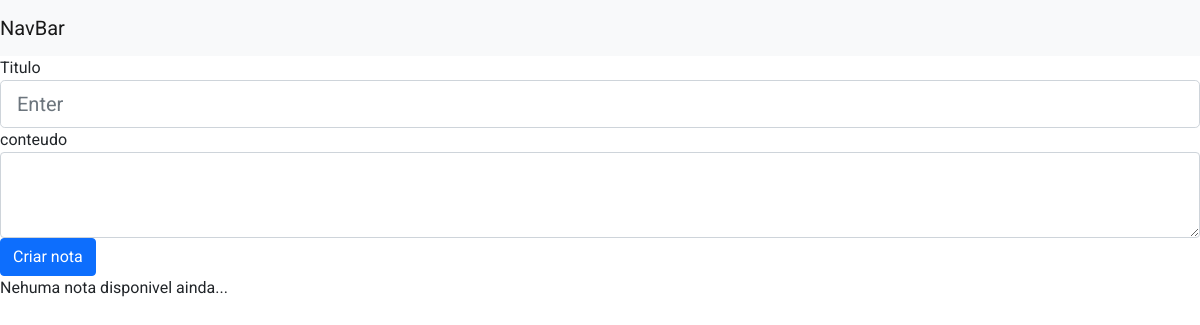
Page /app_notas/ on the earlier database version.
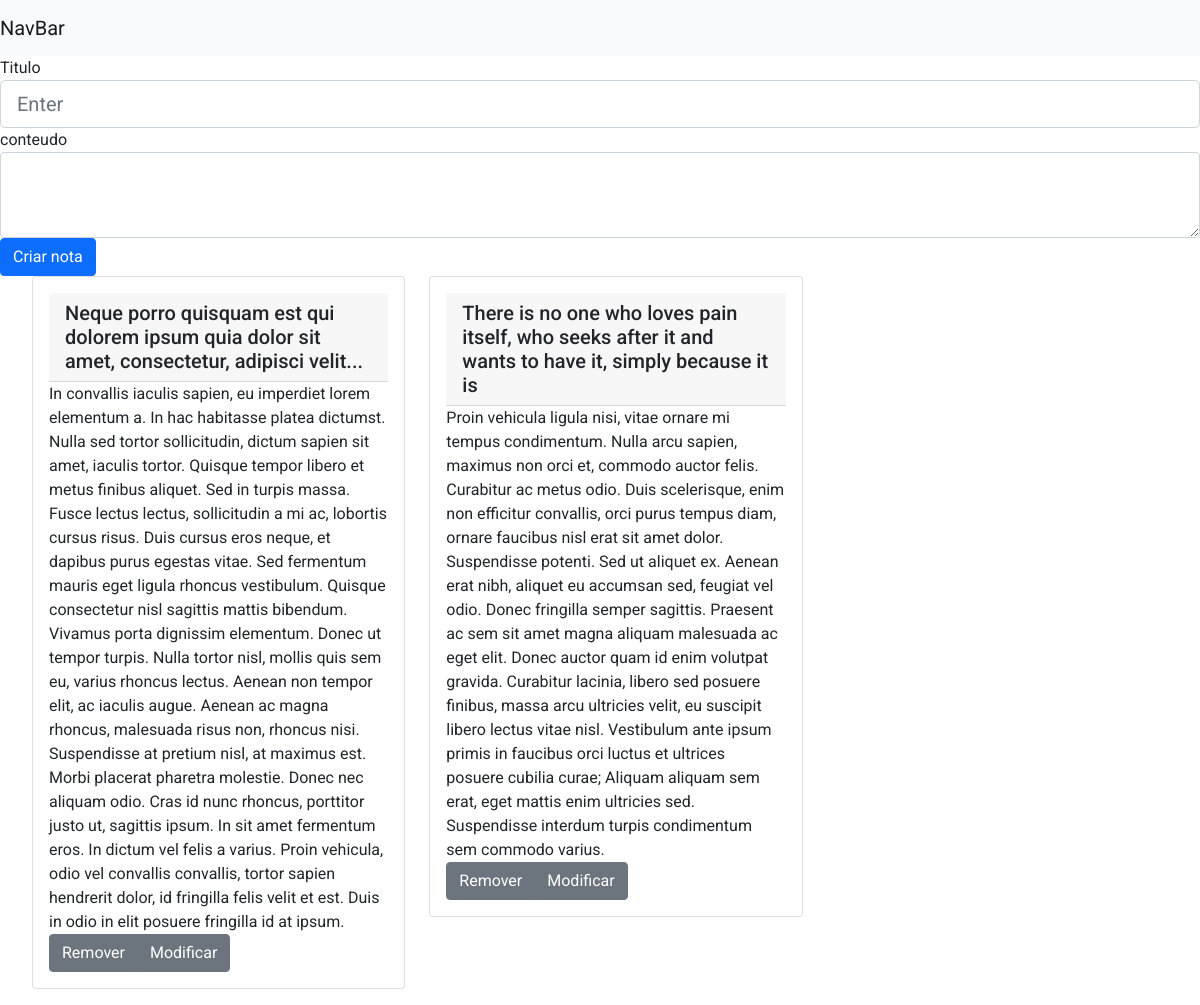
Same page on the later database version.
### app_notas/models.py (models this page shows)
class nota(models.Model):
    titulo = models.CharField(max_length=100)
    conteudo = models.TextField()
    data = models.DateTimeField('data da nota')

### app_notas/views.py (the view)
# urls.py: path('', views.index, name='index'),
def index(request):
    latest_nota = nota.objects.order_by('data')[:5]
    template = loader.get_template('notas/index.html')
    context = {
        'latest_nota': latest_nota,
    }
    return HttpResponse(template.render(context, request))

### app_notas/templates/notas/index.html (shortened to what this page needs)
<!DOCTYPE html>
<html lang="en">
<head>
    <link href="https://cdn.jsdelivr.net/npm/bootstrap@5.0.2/dist/css/bootstrap.min.css" rel="stylesheet">
    {% load static %}
    <link rel="stylesheet" href="{% static 'notas/style.css' %}">
</head>
<body>
<nav  class="navbar navbar-expand-lg navbar-light bg-light">
<a class="navbar-brand">NavBar</a>
</nav>
<div class="form-group">
    <label>Titulo</label>
    <input type="text" class="form-control form-control-lg" placeholder="Enter">
</div>
<div class="form-group">
    <label for="exampleFormControlTextarea1">conteudo</label>
    <textarea class="form-control" id="exampleFormControlTextarea1" rows="3"></textarea>
</div>
<button type="button" class="btn btn-primary">Criar nota</button>
{% if latest_nota %}
<ul>
<div class="row row-cols-1 row-cols-md-3 g-4">
    {% for nota in latest_nota %}
    <div class="col">
            <div class="card">
                    <div class="card-body">
                        <h2 class="card-header">{{nota.titulo}}</h2>
                        <li class="card-text">{{nota.conteudo}}</li>
                        <div class="btn-group" role="group" aria-label="Basic example">
                            <button type="button" class="btn btn-secondary">Remover</button>
                            <button type="button" class="btn btn-secondary">Modificar</button>
                        </div>
                    </div>
            </div>
    </div>
    {% endfor %}
</div>
</ul>
{% else %}
<p> Nehuma nota disponivel ainda...</p>
{% endif %}
</body>
</html>

Differences in the rows shown:
added nota: titulo "Neque porro quisquam est qui dolorem ipsum quia dolor sit amet, consectetur, adipisci velit...", conteudo "In convallis iaculis sapien, eu imperdiet lorem elementum a. In hac habitasse platea dictumst. Nulla sed tortor sollicitudin, dictum sapien sit amet, iaculis tortor. Quisque tempor libero et metus finibus aliquet. Sed in turpis massa. Fusce lectus lectus, sollicitudin a mi ac, lobortis cursus risus. Duis cursus eros neque, et dapibus purus egestas vitae. Sed fermentum mauris eget ligula rhoncus vestibulum. Quisque consectetur nisl sagittis mattis bibendum. Vivamus porta dignissim elementum. Donec ut tempor turpis. Nulla tortor nisl, mollis quis sem eu, varius rhoncus lectus. Aenean non tempor elit, ac iaculis augue. Aenean ac magna rhoncus, malesuada risus non, rhoncus nisi. Suspendisse at…"
added nota: titulo "There is no one who loves pain itself, who seeks after it and wants to have it, simply because it is", conteudo "Proin vehicula ligula nisi, vitae ornare mi tempus condimentum. Nulla arcu sapien, maximus non orci et, commodo auctor felis. Curabitur ac metus odio. Duis scelerisque, enim non efficitur convallis, orci purus tempus diam, ornare faucibus nisl erat sit amet dolor. Suspendisse potenti. Sed ut aliquet ex. Aenean erat nibh, aliquet eu accumsan sed, feugiat vel odio. Donec fringilla semper sagittis. Praesent ac sem sit amet magna aliquam malesuada ac eget elit. Donec auctor quam id enim volutpat gravida. Curabitur lacinia, libero sed posuere finibus, massa arcu ultricies velit, eu suscipit libero lectus vitae nisl. Vestibulum ante ipsum primis in faucibus orci luctus et ultrices posuere cubilia…"
Other differences:
text no longer shown: "Nehuma nota disponivel ainda..."
